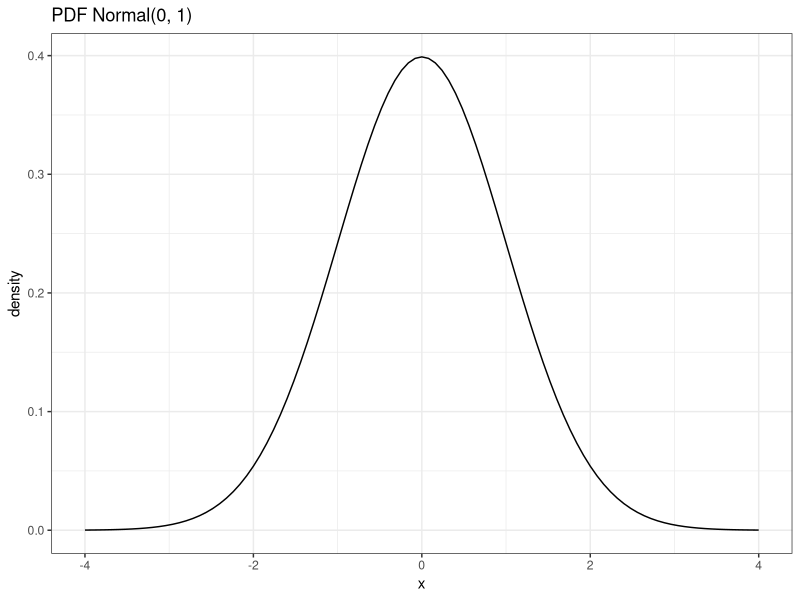
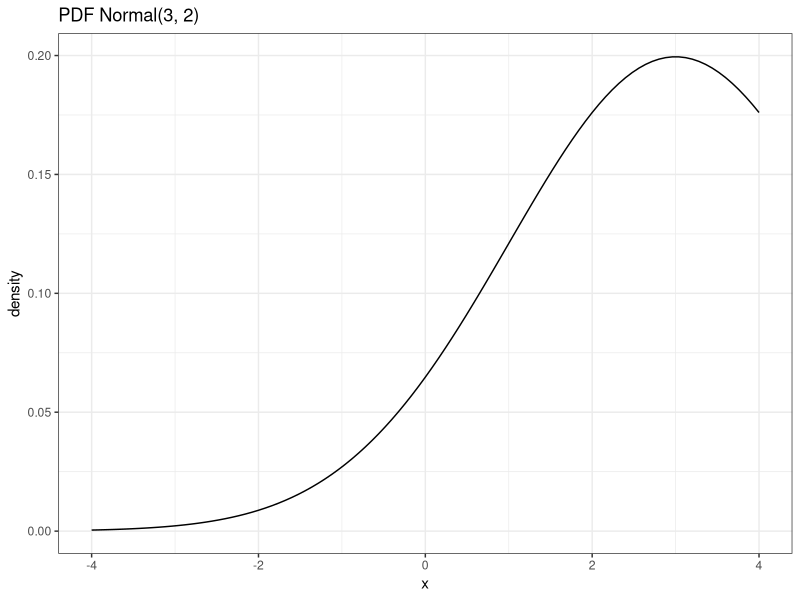
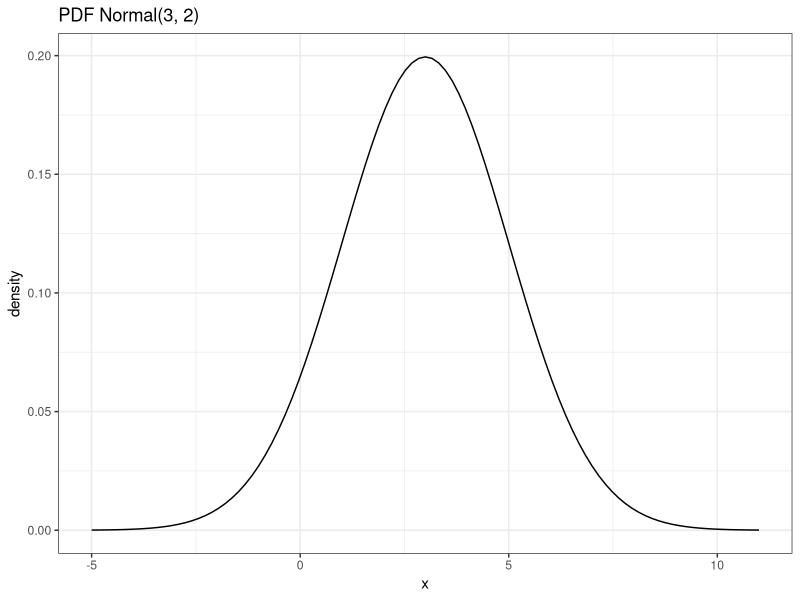
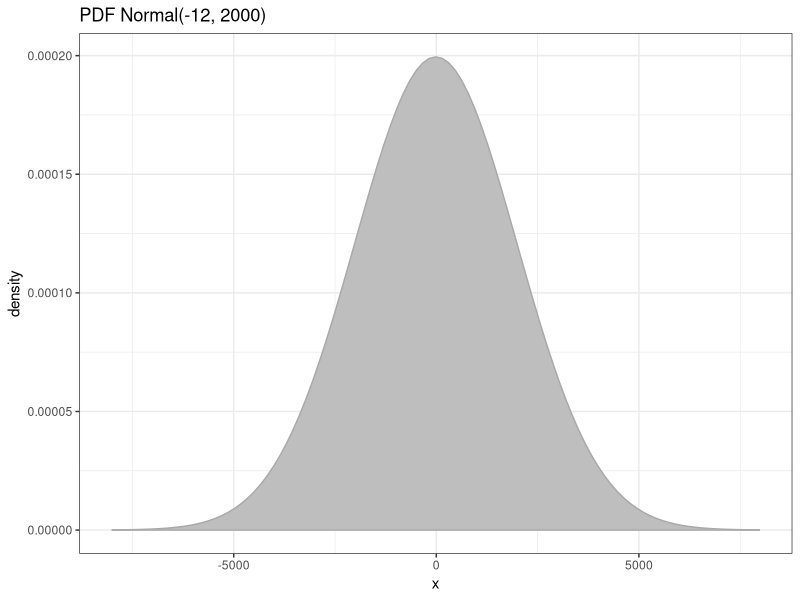
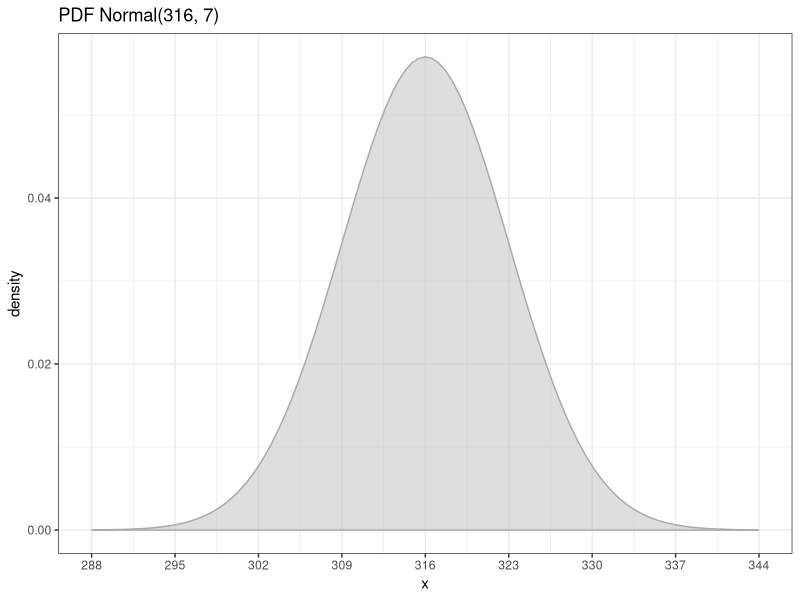
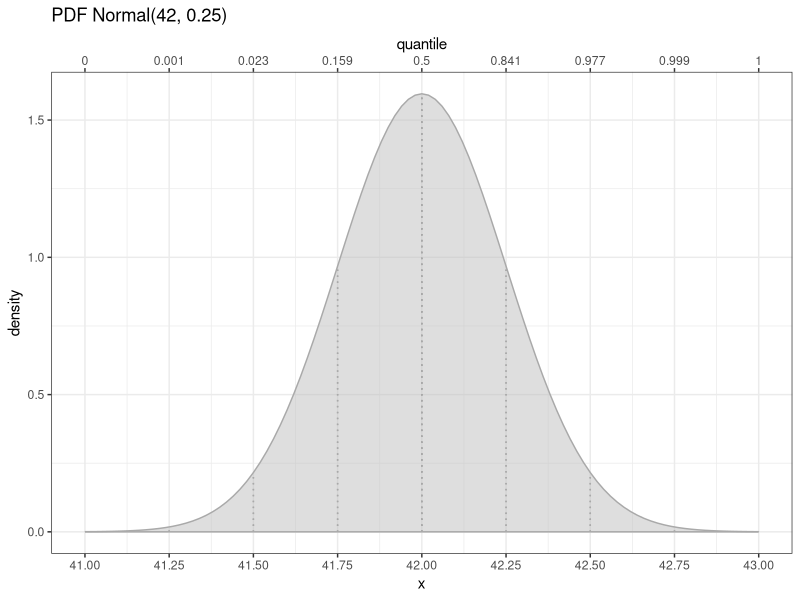

Write R code to recreate these figures, in order.
## ---- chunk 1
library(ggplot2)

df <- data.frame(x = c(-4, 4), density = c(0, 1))
p <- ggplot(df, aes(x = x, y = density)) + theme_bw()
## ---- chunk 2
p + stat_function(fun = dnorm) +
    ggtitle(paste0("PDF Normal(", 0, ", ", 1, ")"))

## ---- chunk 3
p + stat_function(fun = function (x) { dnorm(x, 3, 2) }) +
      ggtitle(paste0("PDF Normal(", 3, ", ", 2, ")"))

## ---- chunk 4
plot_normal <- function (mean, sd, deviations = 4) {
  
  # Specialize dnorm for our parameters, leaving x variable
  dnorm_f <- function (x) { dnorm(x, mean, sd) }
  # Specialize stat_function for our density function
  stat_dnorm <- stat_function(fun = dnorm_f)
  
  # Range to plot
  x_max <- mean + sd * deviations
  x_min <- mean - sd * deviations
  y_max <- dnorm_f(mean)

  # Dataframe for ggplot
  df <- data.frame(x = c(x_min, x_max), density = c(0,y_max))

  # Make the plot  
  p <- ggplot(df, aes(x = x, y = density)) +
    stat_dnorm +
    ggtitle(paste0("PDF Normal(", mean, ", ", sd, ")")) +
    theme_bw()
  
  # Return the plot
  return(p)
  
}

plot_normal(3,2)
## ---- chunk 5
plot_normal <- function (mean, sd, deviations = 4) {
  
  # Specialize dnorm for our parameters, leaving x variable
  dnorm_f <- function (x) { dnorm(x, mean, sd) }
  # Specialize stat_function for our density function
  stat_dnorm <- stat_function(fun   = dnorm_f,
                              geom  = "area",
                              fill  = "grey",
                              color = "dark grey")
  
  # Range to plot
  x_max <- mean + sd * deviations
  x_min <- mean - sd * deviations
  y_max <- dnorm_f(mean)

  # Dataframe for ggplot
  df <- data.frame(x = c(x_min, x_max), density = c(0, y_max))
  
  # Make the plot  
  p <- ggplot(df, aes(x = x, y = density)) +
    stat_dnorm +
    ggtitle(paste0("PDF Normal(", mean, ", ", sd, ")")) +
    theme_bw()
  
  # Return the plot
  return(p)
  
}

plot_normal(-12,2000)
## ---- chunk 6
plot_normal <- function (mean, sd, deviations = 4) {
  
  # Specialize dnorm for our parameters, leaving x variable
  dnorm_f <- function (x) { dnorm(x, mean, sd) }
  # Specialize stat_function for our density function
  stat_dnorm <- stat_function(fun   = dnorm_f,
                              geom  = "area",
                              fill  = "grey",
                              color = "dark grey",
                              alpha = 0.5)
  
  # Range to plot
  x_max <- mean + sd * deviations
  x_min <- mean - sd * deviations
  y_max <- dnorm_f(mean)
  
  # Range of standard deviations to annotate
  sds_limit <- floor(deviations)
  x_sds_min <- mean - sd * sds_limit
  x_sds_max <- mean + sd * sds_limit

  # X-axis tick interval is sd size
  x_axis_breaks <- seq(from = x_sds_min, to = x_sds_max, by = sd)

  # Dataframe for ggplot
  df <- data.frame(x = c(x_min, x_max), density = c(0, y_max))
  
  # Make the plot  
  p <- ggplot(df, aes(x = x, y = density)) +
    stat_dnorm +
    scale_x_continuous(breaks = x_axis_breaks) +
    ggtitle(paste0("PDF Normal(", mean, ", ", sd, ")")) +
    theme_bw()
  
  # Return the plot
  return(p)
  
}

plot_normal(316, 7)
## ---- chunk 7
plot_normal <- function (mean = 0, sd = 1, deviations = 4,
                         quantile_axis = TRUE, sd_lines = TRUE) {
  require(ggplot2)
  # Specialize density and quantile, and stat
  dnorm_f <- function (x) { dnorm(x, mean, sd) }
  pnorm_f <- function (x) { pnorm(x, mean, sd) }
  stat_dnorm <- stat_function(fun   = dnorm_f,
                              geom  = "area",
                              fill  = "grey",
                              color = "darkgrey",
                              alpha = 0.5)

  # Range to plot
  x_max <- mean + sd * deviations
  x_min <- mean - sd * deviations
  y_max <- dnorm_f(mean)

  # Range of standard deviations to annotate
  sds_limit <- floor(deviations)
  x_sds_min <- mean - sd * sds_limit
  x_sds_max <- mean + sd * sds_limit

  # X-axis tick interval is sd size
  x_axis_breaks <- seq(from = x_sds_min, to = x_sds_max, by = sd)
  scale_x <- scale_x_continuous(breaks = x_axis_breaks)

  # Quantile at each tick for second axis
  quantiles <- pnorm_f(x_axis_breaks)
  scale_x_with_quantiles <- {
    scale_x_continuous(breaks = x_axis_breaks,
                     sec.axis = dup_axis(labels = round(quantiles, 3),
                                         name = "quantile"))
  }

  # Quantile at each tick for second axis
  quantiles <- pnorm_f(x_axis_breaks)

  # Dataframe for ggplot
  df <- data.frame(x = c(x_min,x_max), density = c(0, y_max))

  # Make the plot  
  plt <- ggplot(df, aes(x = x, y = density)) +
    stat_dnorm +
    ggtitle(paste0("PDF Normal(", mean, ", ", sd, ")")) +
    theme_bw()
  
  if (quantile_axis) { plt <- plt + scale_x_with_quantiles }
  else { plt <- plt + scale_x }

  if (sd_lines) {
    sd_line <- function (x, dmax) {
      geom_linerange(x=x, ymin=0, ymax=dmax,
                     color="dark grey", linetype="dotted")
    }
    for (dev in 0:floor(deviations)) {
      x_low  <- mean - sd * dev
      x_high <- mean + sd * dev
      plt <- plt + sd_line(x_low,  dnorm_f(x_low))
      plt <- plt + sd_line(x_high, dnorm_f(x_high))
    }
  }
  return(plt)
}

plot_normal(42, 0.25)
